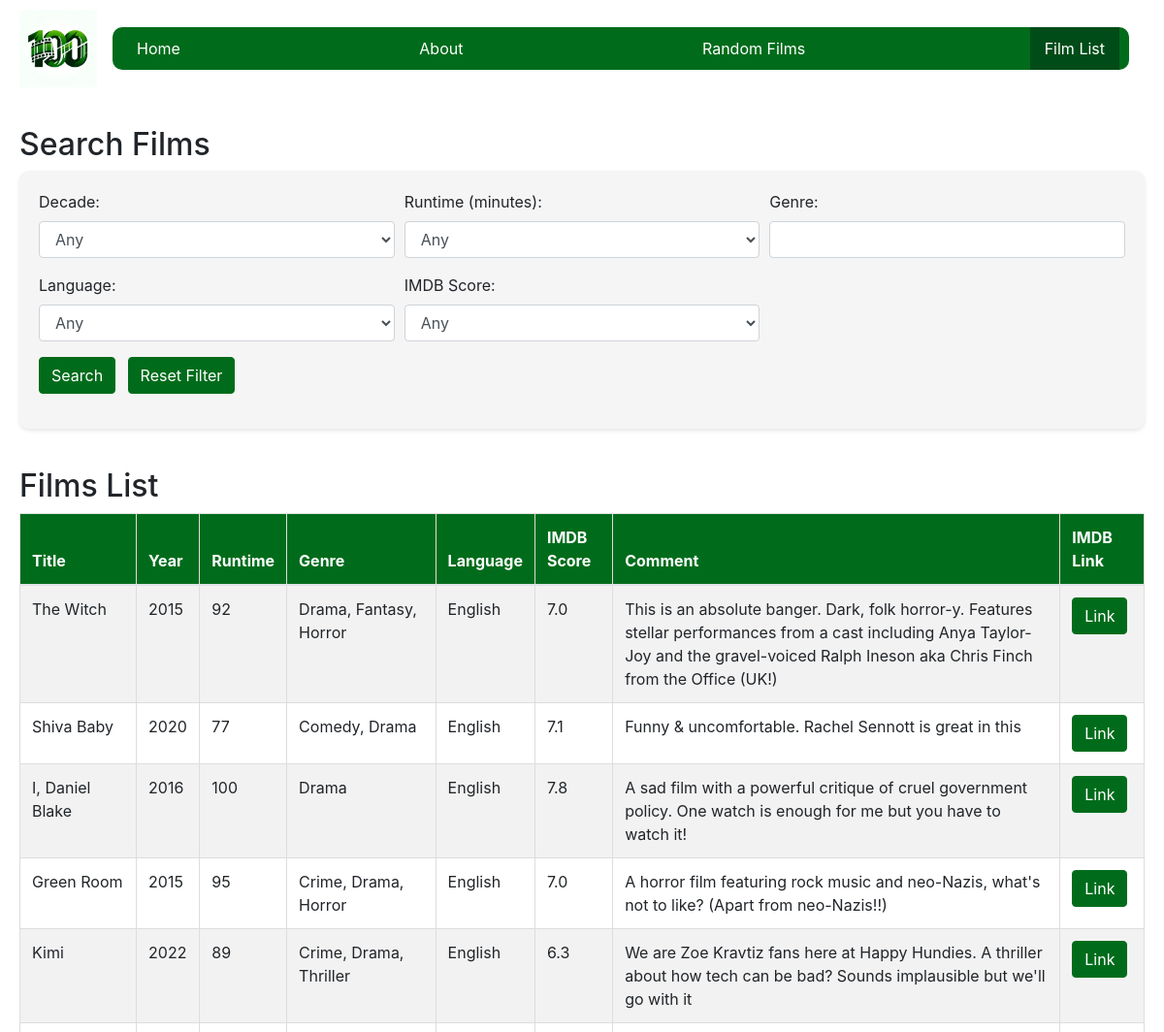
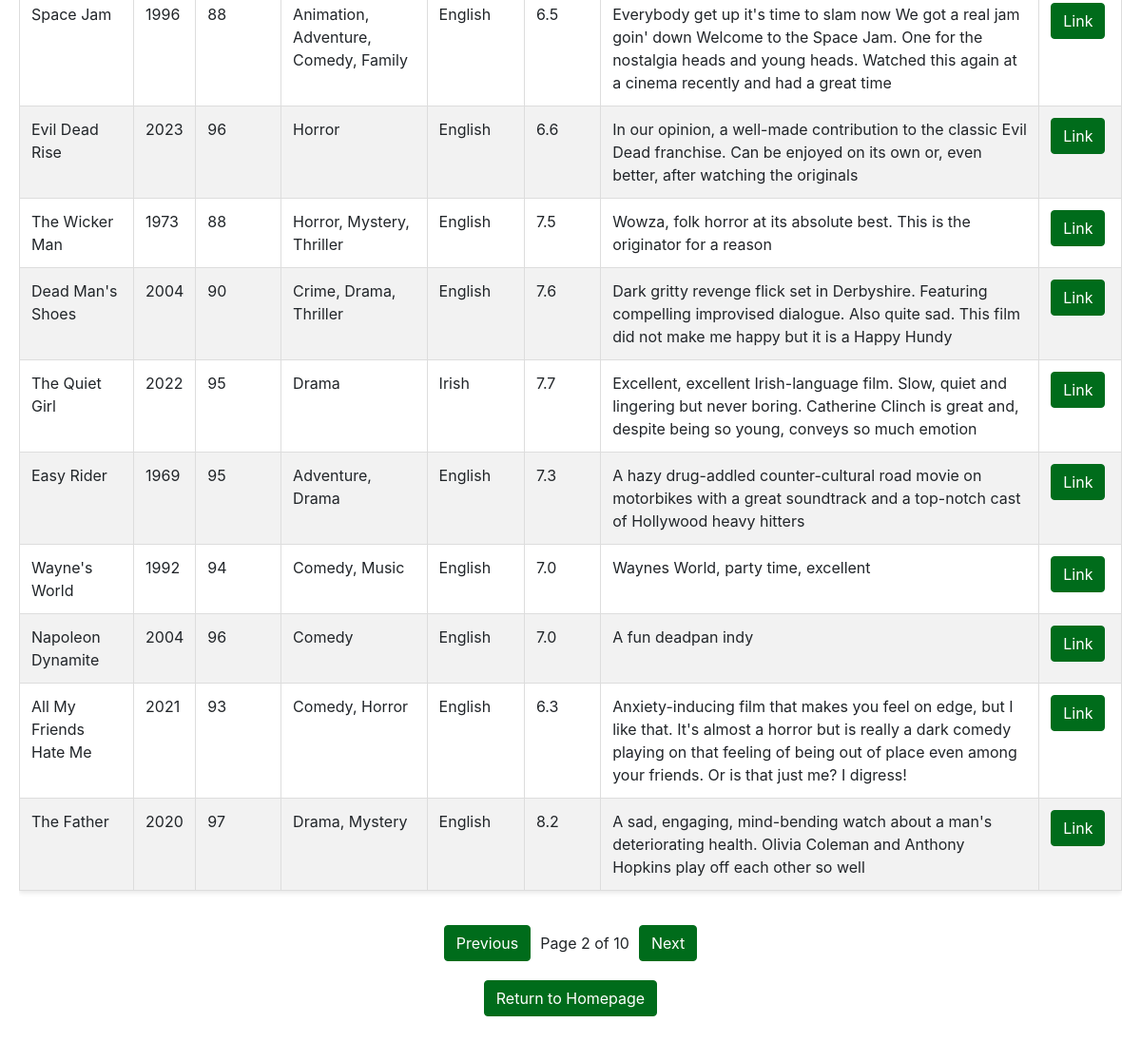
The page /film_list?page=2&decade=any&genre=any&runtime=any&language=any&imdb_score=any on the database its author committed (2 pictures, top to bottom).
### tables this page shows
CREATE TABLE hhdata (
        ID INTEGER PRIMARY KEY AUTOINCREMENT,
        Name TEXT,
        Year INTEGER,
        Runtime INTEGER,
        Genre TEXT,
        Language TEXT,
        IMDBScore REAL,
        Comment TEXT,
        Link TEXT,
        TMDBkey TEXT
    );

### applauncher.py (the view)
@app.route('/film_list')
def film_list():
    with sqlite3.connect(DATABASE) as conn:
        cur = conn.cursor()
        cur.execute("SELECT DISTINCT Language FROM hhdata ORDER BY Language")
        languages = [row[0] for row in cur.fetchall() if row[0]]
    page = request.args.get('page', 1, type=int)
    films_per_page = 15  # Set films per page
    decade = request.args.get('decade', 'any')
    genre = request.args.get('genre', 'any')
    runtime = request.args.get('runtime', 'any')
    language = request.args.get('language', 'any')
    imdb_score = request.args.get('imdb_score', 'any')
    offset = (page - 1) * films_per_page
    films, total_films = fetch_films_with_pagination(decade, genre, runtime, language, imdb_score, offset, films_per_page)
    total_pages = ceil(total_films / films_per_page)
    return render_template(
        'film_list.html',
        films=films,
        page=page,
        total_pages=total_pages,
        decade=decade,
        genre=genre,
        runtime=runtime,
        language=language,
        imdb_score=imdb_score,
        languages=languages
    )

### templates/film_list.html (shortened to what this page needs)
<!DOCTYPE html>
<html lang="en">
<head>
    <link rel="stylesheet" href="https://maxcdn.bootstrapcdn.com/bootstrap/4.5.2/css/bootstrap.min.css">
    <link rel="stylesheet" href="{{ url_for('static', filename='style.css') }}">
</head>
<body>
    <header class="header-navbar">
        <a href="/" class="logo-link">
            <img src="{{ url_for('static', filename='HappyHundies.png') }}" alt="Happy Hundies Logo" style="height: 80px;">
        </a>
        <nav class="navbar">
            <div class="navbar-links">
                <a href="/">Home</a>
                <a href="/about">About</a>
                <a href="/randomfilms">Random Films</a>
                <a class="active" href="/film_list">Film List</a>
            </div>
        </nav>
    </header>
<div class="filmlist-page-container">
    <h2>Search Films</h2>
    <div class="form-container">
        <form action="/film_list" method="get">
            <div class="form-row">
                <div class="form-group col-md-4">
                    <label for="decade">Decade:</label>
                    <select name="decade" class="form-control">
                        <option value="any" {% if not decade or decade == 'any' %}selected{% endif %}>Any</option>
                    </select>
                </div>
                <div class="form-group col-md-4">
                    <label for="runtime">Runtime (minutes):</label>
                    <select name="runtime" class="form-control">
                        <option value="any" {% if not runtime or runtime == 'any' %}selected{% endif %}>Any</option>
                    </select>
                </div>
                <div class="form-group col-md-4">
                    <label for="genre">Genre:</label>
                    <input type="text" name="genre" class="form-control" value="{{ genre if genre != 'any' else '' }}">
                </div>
            </div>
            <div class="form-row">
                <div class="form-group col-md-4">
                    <label for="language">Language:</label>
                    <select name="language" class="form-control">
                        <option value="any" {% if language == 'any' %}selected{% endif %}>Any</option>
                    </select>
                </div>
                <div class="form-group col-md-4">
                    <label for="imdb_score">IMDB Score:</label>
                    <select name="imdb_score" class="form-control">
                        <option value="any" {% if not imdb_score or imdb_score == 'any' %}selected{% endif %}>Any</option>
                    </select>
                </div>
            </div>
            <div class="form-row">
                <div class="form-group col-md-12">
                    <input type="submit" value="Search" class="btn btn-primary">
                    <a href="{{ url_for('film_list') }}" class="btn btn-secondary ml-2">Reset Filter</a>
                </div>
            </div>
        </form>
    </div>
    <h2>Films List</h2>
    <div class="table-responsive d-none d-md-block">
        <table class="table table-striped">
            <thead>
                <tr>
                    <th>Title</th>
                    <th>Year</th>
                    <th>Runtime</th>
                    <th>Genre</th>
                    <th>Language</th>
                    <th>IMDB Score</th>
                    <th>Comment</th>
                    <th>IMDB Link</th>
                </tr>
            </thead>
            <tbody>
                {% for film in films %}
                    <tr>
                        <td>{{ film[1] }}</td>
                        <td>{{ film[2] }}</td>
                        <td>{{ film[3] }}</td>
                        <td>{{ film[4] }}</td>
                        <td>{{ film[5] }}</td>
                        <td>{{ film[6] }}</td>
                        <td>{{ film[7] }}</td>
                        <td>
                            {% if film[8] %}
                                <a href="{{ film[8] }}" target="_blank" class="btn btn-primary">Link</a>
                            {% endif %}
                        </td>
                    </tr>
                {% else %}
                    <tr>
                        <td colspan="8">No films found.</td>
                    </tr>
                {% endfor %}
            </tbody>
        </table>
    </div>
    <div class="pagination">
        {% if page > 1 %}
            <a href="{{ url_for('film_list', page=page-1, decade=decade, genre=genre, runtime=runtime, language=language, imdb_score=imdb_score) }}" class="btn btn-secondary">Previous</a>
        {% endif %}
        <span>Page {{ page }} of {{ total_pages }}</span>
        {% if page < total_pages %}
            <a href="{{ url_for('film_list', page=page+1, decade=decade, genre=genre, runtime=runtime, language=language, imdb_score=imdb_score) }}" class="btn btn-secondary">Next</a>
        {% endif %}
    </div>
    <div class="return-homepage">
        <a href="{{ url_for('index') }}">
            <button type="button" class="btn btn-primary">Return to Homepage</button>
        </a>
    </div>
</body>
</html>

### static/style.css (style rules this page uses)
.header-navbar { display: flex; align-items: center; justify-content: space-between; padding: 10px 20px; background-color: #fff; box-sizing: border-box; }
.logo-link img, .index-logo img { height: 80px; }
.logo-link, .index-logo { flex-shrink: 0; }
.navbar { display: flex; align-items: center; flex-grow: 1; }
.navbar-links { display: flex; justify-content: space-between; align-items: center; flex-grow: 1; background-color: #006c1b; border-radius: 10px; padding: 0 10px; box-sizing: border-box; }
.navbar-links a { color: white; text-decoration: none; padding: 10px 15px; font-size: 16px; transition: background-color 0.3s; }
.navbar-links a.active, .navbar-links a:hover { background-color: #004c18; }
.pagination { display: flex; justify-content: center; align-items: center; margin: 20px 0; gap: 10px; }
.return-homepage { display: flex; justify-content: center; margin-top: 20px; }
.form-container, .plucky-container { max-width: 100%; }
.filmlist-page-container, .intro-container { margin: 10px auto; padding: 20px; background-color: #f5f5f5; border-radius: 10px; box-sizing: border-box; max-width: 100%; }
.filmlist-page-container { background-color: #ffffff; }
.btn-primary, .btn-secondary { background-color: #006c1b; border-color: #006c1b; color: white; }
.table { border-collapse: collapse; width: 100%; box-shadow: 0 2px 5px rgba(0,0,0,0.1); }
th, td { border: 1px solid #ddd; text-align: left; padding: 10px; }
th { background-color: #006c1b; color: white; }
.form-container { background-color: #f5f5f5; padding: 20px; border-radius: 10px; box-shadow: 0 2px 4px rgba(0,0,0,0.1); margin-bottom: 40px; box-sizing: border-box; }
@media (min-width: 769px) { .d-none { display: block !important; } }

### rows shown on the page
hhdata: Name "The Witch", Year "2015", Runtime "92", Genre "Drama, Fantasy, Horror", Language "English", IMDBScore "7.0", Comment "This is an absolute banger. Dark, folk horror-y. Features stellar performances from a cast including Anya Taylor-Joy and the gravel-voiced Ralph Ineson aka Chris Finch from the Office (UK!)"
hhdata: Name "Shiva Baby", Year "2020", Runtime "77", Genre "Comedy, Drama", Language "English", IMDBScore "7.1", Comment "Funny & uncomfortable. Rachel Sennott is great in this"
hhdata: Name "I, Daniel Blake", Year "2016", Runtime "100", Genre "Drama", Language "English", IMDBScore "7.8", Comment "A sad film with a powerful critique of cruel government policy. One watch is enough for me but you have to watch it!"
hhdata: Name "Green Room", Year "2015", Runtime "95", Genre "Crime, Drama, Horror", Language "English", IMDBScore "7.0", Comment "A horror film featuring rock music and neo-Nazis, what's not to like? (Apart from neo-Nazis!!)"
hhdata: Name "Kimi", Year "2022", Runtime "89", Genre "Crime, Drama, Thriller", Language "English", IMDBScore "6.3", Comment "We are Zoe Kravtiz fans here at Happy Hundies. A thriller about how tech can be bad? Sounds implausible but we'll go with it"
hhdata: Name "Space Jam", Year "1996", Runtime "88", Genre "Animation, Adventure, Comedy, Family", Language "English", IMDBScore "6.5", Comment "Everybody get up it's time to slam now We got a real jam goin' down Welcome to the Space Jam. One for the nostalgia heads and young heads. Watched this again at a cinema recently and had a great time"
hhdata: Name "Evil Dead Rise", Year "2023", Runtime "96", Genre "Horror", Language "English", IMDBScore "6.6", Comment "In our opinion, a well-made contribution to the classic Evil Dead franchise. Can be enjoyed on its own or, even better, after watching the originals"
hhdata: Name "The Wicker Man", Year "1973", Runtime "88", Genre "Horror, Mystery, Thriller", Language "English", IMDBScore "7.5", Comment "Wowza, folk horror at its absolute best. This is the originator for a reason"
hhdata: Name "Dead Man's Shoes", Year "2004", Runtime "90", Genre "Crime, Drama, Thriller", Language "English", IMDBScore "7.6", Comment "Dark gritty revenge flick set in Derbyshire. Featuring compelling improvised dialogue. Also quite sad. This film did not make me happy but it is a Happy Hundy"
hhdata: Name "The Quiet Girl", Year "2022", Runtime "95", Genre "Drama", Language "Irish", IMDBScore "7.7", Comment "Excellent, excellent Irish-language film. Slow, quiet and lingering but never boring. Catherine Clinch is great and, despite being so young, conveys so much emotion"
hhdata: Name "Easy Rider", Year "1969", Runtime "95", Genre "Adventure, Drama", Language "English", IMDBScore "7.3", Comment "A hazy drug-addled counter-cultural road movie on motorbikes with a great soundtrack and a top-notch cast of Hollywood heavy hitters"
hhdata: Name "Wayne's World", Year "1992", Runtime "94", Genre "Comedy, Music", Language "English", IMDBScore "7.0", Comment "Waynes World, party time, excellent"
hhdata: Name "Napoleon Dynamite", Year "2004", Runtime "96", Genre "Comedy", Language "English", IMDBScore "7.0", Comment "A fun deadpan indy"
hhdata: Name "All My Friends Hate Me", Year "2021", Runtime "93", Genre "Comedy, Horror", Language "English", IMDBScore "6.3", Comment "Anxiety-inducing film that makes you feel on edge, but I like that. It's almost a horror but is really a dark comedy playing on that feeling of being out of place even among your friends. Or is that just me? I digress!"
hhdata: Name "The Father", Year "2020", Runtime "97", Genre "Drama, Mystery", Language "English", IMDBScore "8.2", Comment "A sad, engaging, mind-bending watch about a man's deteriorating health. Olivia Coleman and Anthony Hopkins play off each other so well"

### other values the page prints
{{ page }} "2"
{{ total_pages }} "10"
